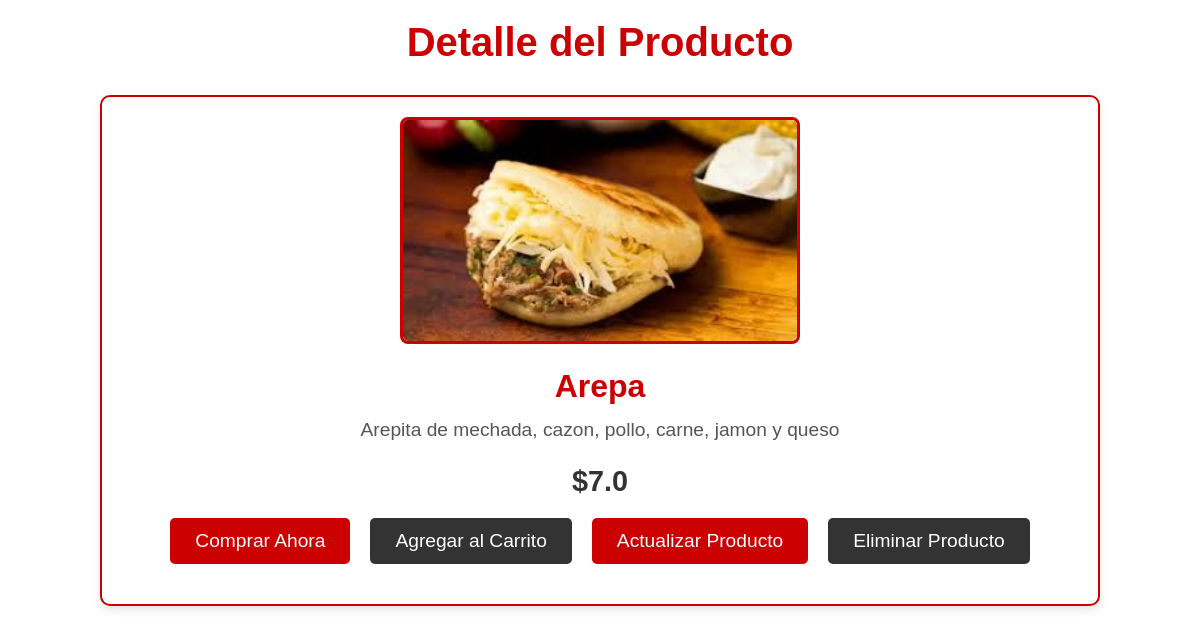
The page /pages/post/detail/1 on the database its author committed.
### post/models.py (models this page shows, shortened)
class Post(models.Model):
    titulo= models.CharField(max_length=40)
    descripcion= models.TextField()
    imagen = models.ImageField(upload_to="photos", blank=True)
    precio=models.FloatField(default=True)
    author= models.ForeignKey("auth.User", on_delete= models.CASCADE,blank=True),
    class Meta:
        verbose_name_plural = "Publicaciones"

### post/views.py (the view)
# urls.py: path("post/detail/<int:pk>", DetailPageView.as_view(), name="detail"),
class DetailPageView(DetailView):
    model=Post
    template_name= "detail.html"

### templates/detail.html (shortened to what this page needs)
<!DOCTYPE html>
<html lang="es">
<head>
</head>
<body>
  <h1>Detalle del Producto</h1>
  <div class="container">
    <div class="product">
      {% if post.imagen %}
      <div class="product-image">
        <img src="{{post.imagen.url}}" alt="Imagen del Producto">
      </div>
      {% endif %}
      <div class="product-details">
        <h2 class="product-title">{{post.titulo}}</h2>
        <p class="product-description">{{post.descripcion}}</p>
        <p class="product-price">${{post.precio}}</p>
        <div class="buttons">
          <a href="#" class="buy-btn">Comprar Ahora</a>
          <a href="#" class="add-cart-btn">Agregar al Carrito</a>
          <a href="{% url 'update' post.pk %}" class="buy-btn">Actualizar Producto</a>
          <form id="deleteForm" action="{% url 'delete' post.pk %}" method="post" style="display: inline;">
            <button type="button" class="delete-btn" onclick="confirmDelete()">Eliminar Producto</button>
          </form>
        </div>
      </div>
    </div>
  </div>
</body>
</html>

### templates/detail.html (style rules this page uses)
* { margin: 0; padding: 0; box-sizing: border-box; }
body { font-family: Arial, sans-serif; background-color: #f7f7f7; padding: 20px; background-color: #fff; color: #333; }
.delete-btn { padding: 12px 25px; font-size: 1.2rem; color: white; background-color: #333; border: none; border-radius: 5px; cursor: pointer; transition: background-color 0.3s ease; }
.container { max-width: 1000px; margin: 0 auto; background-color: white; border-radius: 10px; box-shadow: 0 4px 8px rgba(0, 0, 0, 0.1); padding: 20px; border: 2px solid #c00; background-color: #fff; }
h1 { text-align: center; font-size: 2.5rem; color: #c00; margin-bottom: 30px; }
.product { display: flex; flex-direction: column; align-items: center; }
.product-image { width: 100%; max-width: 400px; margin-bottom: 20px; }
.product-image img { width: 100%; height: auto; border-radius: 8px; border: 3px solid #c00; }
.product-details { text-align: center; margin-bottom: 20px; }
.product-title { font-size: 2rem; margin-bottom: 10px; color: #c00; }
.product-description { font-size: 1.2rem; margin-bottom: 20px; color: #555; line-height: 1.6; }
.product-price { font-size: 1.8rem; font-weight: bold; color: #333; margin-bottom: 20px; }
.buttons { display: flex; justify-content: center; gap: 20px; }
.buy-btn, .add-cart-btn { padding: 12px 25px; font-size: 1.2rem; color: white; text-decoration: none; border-radius: 5px; transition: background-color 0.3s ease; }
.buy-btn { background-color: #c00; }
.add-cart-btn { background-color: #333; }

### rows shown on the page
Post: imagen (picture), titulo "Arepa", descripcion "Arepita de mechada, cazon, pollo, carne, jamon y queso", precio "7.0"
